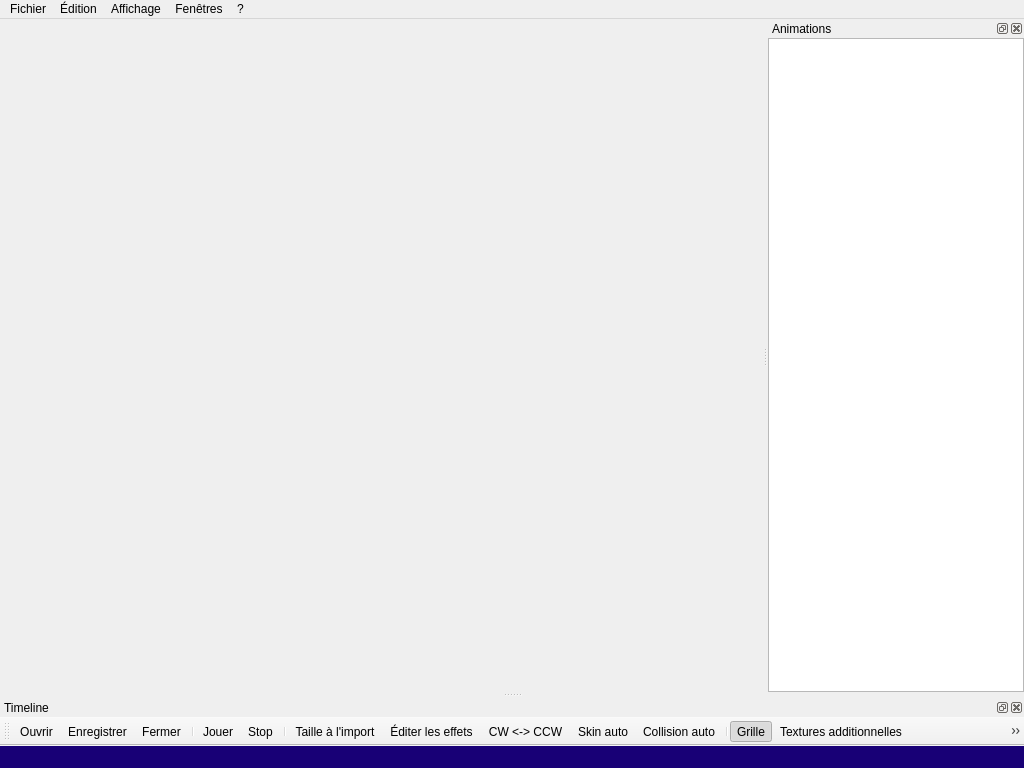
<?xml version="1.0" encoding="UTF-8"?>
<ui version="4.0">
 <class>MainFrameClass</class>
 <widget class="QMainWindow" name="MainFrameClass">
  <property name="geometry">
   <rect>
    <x>0</x>
    <y>0</y>
    <width>1024</width>
    <height>768</height>
   </rect>
  </property>
  <property name="minimumSize">
   <size>
    <width>400</width>
    <height>300</height>
   </size>
  </property>
  <property name="acceptDrops">
   <bool>true</bool>
  </property>
  <property name="windowTitle">
   <string>ModelEditor</string>
  </property>
  <property name="windowIcon">
   <iconset resource="MainFrame.qrc">
    <normaloff>:/MainFrame/Resources/ModelEditor.png</normaloff>:/MainFrame/Resources/ModelEditor.png</iconset>
  </property>
  <widget class="QWidget" name="centralWidget"/>
  <widget class="QMenuBar" name="menuBar">
   <property name="geometry">
    <rect>
     <x>0</x>
     <y>0</y>
     <width>1024</width>
     <height>21</height>
    </rect>
   </property>
   <widget class="QMenu" name="menuFichier">
    <property name="title">
     <string>Fichier</string>
    </property>
    <addaction name="actionOuvrir"/>
    <addaction name="actionEnregistrer"/>
    <addaction name="actionFermer"/>
    <addaction name="separator"/>
    <addaction name="actionQuitter"/>
   </widget>
   <widget class="QMenu" name="menu_dition">
    <property name="title">
     <string>Édition</string>
    </property>
    <addaction name="action_diter_les_effets"/>
    <addaction name="actionCW_CCW"/>
    <addaction name="actionSkin_auto"/>
    <addaction name="actionCollision_auto"/>
    <addaction name="actionTaille_l_import"/>
    <addaction name="separator"/>
    <addaction name="actionGuide_d_import"/>
   </widget>
   <widget class="QMenu" name="menuAffichage">
    <property name="title">
     <string>Affichage</string>
    </property>
    <widget class="QMenu" name="menuLangage">
     <property name="title">
      <string>Langage</string>
     </property>
     <property name="icon">
      <iconset resource="MainFrame.qrc">
       <normaloff>:/MainFrame/Resources/language.png</normaloff>:/MainFrame/Resources/language.png</iconset>
     </property>
     <addaction name="actionFran_ais"/>
     <addaction name="actionEnglish"/>
     <addaction name="actionDeutsch"/>
    </widget>
    <addaction name="actionGrille"/>
    <addaction name="actionCouleur_du_fond"/>
    <addaction name="actionVolume_sonore"/>
    <addaction name="separator"/>
    <addaction name="actionTextures_additionnelles"/>
    <addaction name="actionObjet_de_collision"/>
    <addaction name="actionOs"/>
    <addaction name="actionModel_de_r_f_rence"/>
    <addaction name="separator"/>
    <addaction name="actionJouer"/>
    <addaction name="actionStop"/>
    <addaction name="separator"/>
    <addaction name="actionLOD_0"/>
    <addaction name="actionLOD_1"/>
    <addaction name="actionLOD_2"/>
    <addaction name="separator"/>
    <addaction name="actionSolide"/>
    <addaction name="actionLigne"/>
    <addaction name="actionPoint"/>
    <addaction name="separator"/>
    <addaction name="menuLangage"/>
    <addaction name="actionPlein_cran"/>
   </widget>
   <widget class="QMenu" name="menu">
    <property name="title">
     <string>?</string>
    </property>
    <addaction name="action_propos"/>
    <addaction name="actionQt"/>
   </widget>
   <widget class="QMenu" name="menuFen_tres">
    <property name="title">
     <string>Fenêtres</string>
    </property>
   </widget>
   <addaction name="menuFichier"/>
   <addaction name="menu_dition"/>
   <addaction name="menuAffichage"/>
   <addaction name="menuFen_tres"/>
   <addaction name="menu"/>
  </widget>
  <widget class="QStatusBar" name="statusBar">
   <property name="styleSheet">
    <string notr="true">background-color: #180076;</string>
   </property>
  </widget>
  <widget class="QToolBar" name="mainToolBar">
   <property name="windowTitle">
    <string>Barre d'outils</string>
   </property>
   <attribute name="toolBarArea">
    <enum>BottomToolBarArea</enum>
   </attribute>
   <attribute name="toolBarBreak">
    <bool>false</bool>
   </attribute>
   <addaction name="actionOuvrir"/>
   <addaction name="actionEnregistrer"/>
   <addaction name="actionFermer"/>
   <addaction name="separator"/>
   <addaction name="actionJouer"/>
   <addaction name="actionStop"/>
   <addaction name="separator"/>
   <addaction name="actionTaille_l_import"/>
   <addaction name="action_diter_les_effets"/>
   <addaction name="actionCW_CCW"/>
   <addaction name="actionSkin_auto"/>
   <addaction name="actionCollision_auto"/>
   <addaction name="separator"/>
   <addaction name="actionGrille"/>
   <addaction name="actionTextures_additionnelles"/>
   <addaction name="actionObjet_de_collision"/>
   <addaction name="actionOs"/>
   <addaction name="actionModel_de_r_f_rence"/>
   <addaction name="separator"/>
   <addaction name="actionSolide"/>
   <addaction name="actionLigne"/>
   <addaction name="actionPoint"/>
   <addaction name="separator"/>
   <addaction name="actionLOD_0"/>
   <addaction name="actionLOD_1"/>
   <addaction name="actionLOD_2"/>
   <addaction name="separator"/>
   <addaction name="actionVolume_sonore"/>
  </widget>
  <widget class="QDockWidget" name="dockTimeline">
   <property name="allowedAreas">
    <set>Qt::BottomDockWidgetArea|Qt::TopDockWidgetArea</set>
   </property>
   <property name="windowTitle">
    <string>Timeline</string>
   </property>
   <attribute name="dockWidgetArea">
    <number>8</number>
   </attribute>
   <widget class="QWidget" name="dockWidgetContents"/>
  </widget>
  <widget class="QDockWidget" name="dockAnimations">
   <property name="allowedAreas">
    <set>Qt::LeftDockWidgetArea|Qt::RightDockWidgetArea</set>
   </property>
   <property name="windowTitle">
    <string>Animations</string>
   </property>
   <attribute name="dockWidgetArea">
    <number>2</number>
   </attribute>
   <widget class="QWidget" name="dockWidgetContents_2">
    <layout class="QHBoxLayout" name="horizontalLayout">
     <property name="spacing">
      <number>0</number>
     </property>
     <property name="leftMargin">
      <number>0</number>
     </property>
     <property name="topMargin">
      <number>0</number>
     </property>
     <property name="rightMargin">
      <number>0</number>
     </property>
     <property name="bottomMargin">
      <number>0</number>
     </property>
     <item>
      <widget class="QListView" name="motionList">
       <property name="maximumSize">
        <size>
         <width>16777215</width>
         <height>16777215</height>
        </size>
       </property>
       <property name="editTriggers">
        <set>QAbstractItemView::NoEditTriggers</set>
       </property>
       <property name="uniformItemSizes">
        <bool>true</bool>
       </property>
      </widget>
     </item>
    </layout>
   </widget>
  </widget>
  <action name="action_propos">
   <property name="icon">
    <iconset resource="MainFrame.qrc">
     <normaloff>:/MainFrame/Resources/about.png</normaloff>:/MainFrame/Resources/about.png</iconset>
   </property>
   <property name="text">
    <string>À propos</string>
   </property>
  </action>
  <action name="actionQt">
   <property name="icon">
    <iconset resource="MainFrame.qrc">
     <normaloff>:/MainFrame/Resources/about.png</normaloff>:/MainFrame/Resources/about.png</iconset>
   </property>
   <property name="text">
    <string>Qt</string>
   </property>
  </action>
  <action name="actionOuvrir">
   <property name="icon">
    <iconset resource="MainFrame.qrc">
     <normaloff>:/MainFrame/Resources/open.png</normaloff>:/MainFrame/Resources/open.png</iconset>
   </property>
   <property name="text">
    <string>Ouvrir</string>
   </property>
  </action>
  <action name="actionFermer">
   <property name="icon">
    <iconset resource="MainFrame.qrc">
     <normaloff>:/MainFrame/Resources/close.png</normaloff>:/MainFrame/Resources/close.png</iconset>
   </property>
   <property name="text">
    <string>Fermer</string>
   </property>
  </action>
  <action name="actionQuitter">
   <property name="icon">
    <iconset resource="MainFrame.qrc">
     <normaloff>:/MainFrame/Resources/quit.png</normaloff>:/MainFrame/Resources/quit.png</iconset>
   </property>
   <property name="text">
    <string>Quitter</string>
   </property>
  </action>
  <action name="action_diter_les_effets">
   <property name="icon">
    <iconset resource="MainFrame.qrc">
     <normaloff>:/MainFrame/Resources/settings.png</normaloff>:/MainFrame/Resources/settings.png</iconset>
   </property>
   <property name="text">
    <string>Éditer les effets</string>
   </property>
  </action>
  <action name="actionGrille">
   <property name="checkable">
    <bool>true</bool>
   </property>
   <property name="checked">
    <bool>true</bool>
   </property>
   <property name="icon">
    <iconset resource="MainFrame.qrc">
     <normaloff>:/MainFrame/Resources/grid.png</normaloff>:/MainFrame/Resources/grid.png</iconset>
   </property>
   <property name="text">
    <string>Grille</string>
   </property>
  </action>
  <action name="actionTextures_additionnelles">
   <property name="icon">
    <iconset resource="MainFrame.qrc">
     <normaloff>:/MainFrame/Resources/texture.png</normaloff>:/MainFrame/Resources/texture.png</iconset>
   </property>
   <property name="text">
    <string>Textures additionnelles</string>
   </property>
  </action>
  <action name="actionJouer">
   <property name="checkable">
    <bool>true</bool>
   </property>
   <property name="icon">
    <iconset resource="MainFrame.qrc">
     <normaloff>:/MainFrame/Resources/play.png</normaloff>
     <normalon>:/MainFrame/Resources/pause.png</normalon>:/MainFrame/Resources/play.png</iconset>
   </property>
   <property name="text">
    <string>Jouer</string>
   </property>
  </action>
  <action name="actionStop">
   <property name="icon">
    <iconset resource="MainFrame.qrc">
     <normaloff>:/MainFrame/Resources/stop.png</normaloff>:/MainFrame/Resources/stop.png</iconset>
   </property>
   <property name="text">
    <string>Stop</string>
   </property>
  </action>
  <action name="actionLOD_0">
   <property name="checkable">
    <bool>true</bool>
   </property>
   <property name="checked">
    <bool>true</bool>
   </property>
   <property name="icon">
    <iconset resource="MainFrame.qrc">
     <normaloff>:/MainFrame/Resources/lod1.png</normaloff>:/MainFrame/Resources/lod1.png</iconset>
   </property>
   <property name="text">
    <string>LOD 0</string>
   </property>
  </action>
  <action name="actionLOD_1">
   <property name="checkable">
    <bool>true</bool>
   </property>
   <property name="icon">
    <iconset resource="MainFrame.qrc">
     <normaloff>:/MainFrame/Resources/lod2.png</normaloff>:/MainFrame/Resources/lod2.png</iconset>
   </property>
   <property name="text">
    <string>LOD 1</string>
   </property>
  </action>
  <action name="actionLOD_2">
   <property name="checkable">
    <bool>true</bool>
   </property>
   <property name="icon">
    <iconset resource="MainFrame.qrc">
     <normaloff>:/MainFrame/Resources/lod3.png</normaloff>:/MainFrame/Resources/lod3.png</iconset>
   </property>
   <property name="text">
    <string>LOD 2</string>
   </property>
  </action>
  <action name="actionEnregistrer">
   <property name="icon">
    <iconset resource="MainFrame.qrc">
     <normaloff>:/MainFrame/Resources/save_as.png</normaloff>:/MainFrame/Resources/save_as.png</iconset>
   </property>
   <property name="text">
    <string>Enregistrer</string>
   </property>
  </action>
  <action name="actionGuide_d_import">
   <property name="icon">
    <iconset resource="MainFrame.qrc">
     <normaloff>:/MainFrame/Resources/about.png</normaloff>:/MainFrame/Resources/about.png</iconset>
   </property>
   <property name="text">
    <string>Guide d'import</string>
   </property>
  </action>
  <action name="actionPlein_cran">
   <property name="checkable">
    <bool>true</bool>
   </property>
   <property name="icon">
    <iconset resource="MainFrame.qrc">
     <normaloff>:/MainFrame/Resources/fullscreen.png</normaloff>:/MainFrame/Resources/fullscreen.png</iconset>
   </property>
   <property name="text">
    <string>Plein écran</string>
   </property>
  </action>
  <action name="actionCouleur_du_fond">
   <property name="icon">
    <iconset resource="MainFrame.qrc">
     <normaloff>:/MainFrame/Resources/background_color.png</normaloff>:/MainFrame/Resources/background_color.png</iconset>
   </property>
   <property name="text">
    <string>Couleur du fond</string>
   </property>
  </action>
  <action name="actionFran_ais">
   <property name="checkable">
    <bool>true</bool>
   </property>
   <property name="checked">
    <bool>true</bool>
   </property>
   <property name="icon">
    <iconset resource="MainFrame.qrc">
     <normaloff>:/MainFrame/Resources/language_french.png</normaloff>:/MainFrame/Resources/language_french.png</iconset>
   </property>
   <property name="text">
    <string>Français</string>
   </property>
  </action>
  <action name="actionEnglish">
   <property name="checkable">
    <bool>true</bool>
   </property>
   <property name="icon">
    <iconset resource="MainFrame.qrc">
     <normaloff>:/MainFrame/Resources/language_english.png</normaloff>:/MainFrame/Resources/language_english.png</iconset>
   </property>
   <property name="text">
    <string>English</string>
   </property>
  </action>
  <action name="actionObjet_de_collision">
   <property name="checkable">
    <bool>true</bool>
   </property>
   <property name="icon">
    <iconset resource="MainFrame.qrc">
     <normaloff>:/MainFrame/Resources/collision.png</normaloff>:/MainFrame/Resources/collision.png</iconset>
   </property>
   <property name="text">
    <string>Objet de collision</string>
   </property>
  </action>
  <action name="actionCW_CCW">
   <property name="icon">
    <iconset resource="MainFrame.qrc">
     <normaloff>:/MainFrame/Resources/cw_ccw.png</normaloff>:/MainFrame/Resources/cw_ccw.png</iconset>
   </property>
   <property name="text">
    <string>CW &lt;-&gt; CCW</string>
   </property>
  </action>
  <action name="actionSkin_auto">
   <property name="icon">
    <iconset resource="MainFrame.qrc">
     <normaloff>:/MainFrame/Resources/Skin.png</normaloff>:/MainFrame/Resources/Skin.png</iconset>
   </property>
   <property name="text">
    <string>Skin auto</string>
   </property>
  </action>
  <action name="actionVolume_sonore">
   <property name="icon">
    <iconset resource="MainFrame.qrc">
     <normaloff>:/MainFrame/Resources/volume.png</normaloff>:/MainFrame/Resources/volume.png</iconset>
   </property>
   <property name="text">
    <string>Volume sonore</string>
   </property>
  </action>
  <action name="actionDeutsch">
   <property name="checkable">
    <bool>true</bool>
   </property>
   <property name="icon">
    <iconset resource="MainFrame.qrc">
     <normaloff>:/MainFrame/Resources/language_german.png</normaloff>:/MainFrame/Resources/language_german.png</iconset>
   </property>
   <property name="text">
    <string>Deutsch</string>
   </property>
  </action>
  <action name="actionOs">
   <property name="checkable">
    <bool>true</bool>
   </property>
   <property name="icon">
    <iconset resource="MainFrame.qrc">
     <normaloff>:/MainFrame/Resources/bones.png</normaloff>:/MainFrame/Resources/bones.png</iconset>
   </property>
   <property name="text">
    <string>Os</string>
   </property>
  </action>
  <action name="actionSolide">
   <property name="checkable">
    <bool>true</bool>
   </property>
   <property name="checked">
    <bool>true</bool>
   </property>
   <property name="icon">
    <iconset resource="MainFrame.qrc">
     <normaloff>:/MainFrame/Resources/fill_solid.png</normaloff>:/MainFrame/Resources/fill_solid.png</iconset>
   </property>
   <property name="text">
    <string>Solide</string>
   </property>
  </action>
  <action name="actionLigne">
   <property name="checkable">
    <bool>true</bool>
   </property>
   <property name="icon">
    <iconset resource="MainFrame.qrc">
     <normaloff>:/MainFrame/Resources/fill_line.png</normaloff>:/MainFrame/Resources/fill_line.png</iconset>
   </property>
   <property name="text">
    <string>Ligne</string>
   </property>
  </action>
  <action name="actionPoint">
   <property name="checkable">
    <bool>true</bool>
   </property>
   <property name="icon">
    <iconset resource="MainFrame.qrc">
     <normaloff>:/MainFrame/Resources/fill_point.png</normaloff>:/MainFrame/Resources/fill_point.png</iconset>
   </property>
   <property name="text">
    <string>Point</string>
   </property>
  </action>
  <action name="actionTaille_l_import">
   <property name="icon">
    <iconset resource="MainFrame.qrc">
     <normaloff>:/MainFrame/Resources/scale.png</normaloff>:/MainFrame/Resources/scale.png</iconset>
   </property>
   <property name="text">
    <string>Taille à l'import</string>
   </property>
  </action>
  <action name="actionModel_de_r_f_rence">
   <property name="icon">
    <iconset resource="MainFrame.qrc">
     <normaloff>:/MainFrame/Resources/model.png</normaloff>:/MainFrame/Resources/model.png</iconset>
   </property>
   <property name="text">
    <string>Model de référence</string>
   </property>
  </action>
  <action name="actionCollision_auto">
   <property name="icon">
    <iconset resource="MainFrame.qrc">
     <normaloff>:/MainFrame/Resources/Coll.png</normaloff>:/MainFrame/Resources/Coll.png</iconset>
   </property>
   <property name="text">
    <string>Collision auto</string>
   </property>
  </action>
 </widget>
 <layoutdefault spacing="6" margin="11"/>
 <resources>
  <include location="MainFrame.qrc"/>
 </resources>
 <connections>
  <connection>
   <sender>actionQuitter</sender>
   <signal>triggered()</signal>
   <receiver>MainFrameClass</receiver>
   <slot>close()</slot>
   <hints>
    <hint type="sourcelabel">
     <x>-1</x>
     <y>-1</y>
    </hint>
    <hint type="destinationlabel">
     <x>408</x>
     <y>275</y>
    </hint>
   </hints>
  </connection>
 </connections>
</ui>
